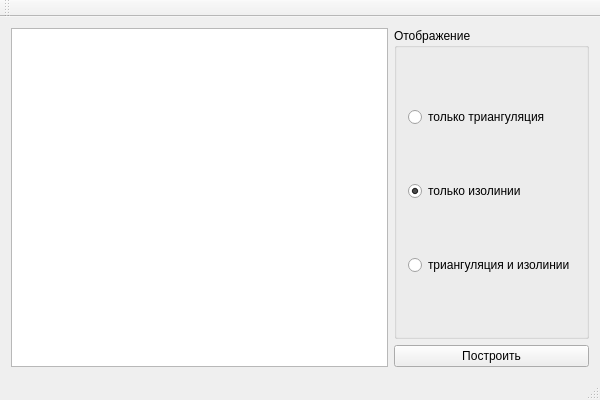
<?xml version="1.0" encoding="UTF-8"?>
<ui version="4.0">
 <class>MainWindow</class>
 <widget class="QMainWindow" name="MainWindow">
  <property name="geometry">
   <rect>
    <x>0</x>
    <y>0</y>
    <width>600</width>
    <height>400</height>
   </rect>
  </property>
  <property name="windowTitle">
   <string>Построение изолиний (alpha)</string>
  </property>
  <widget class="QWidget" name="centralWidget">
   <layout class="QHBoxLayout" name="horizontalLayout">
    <item>
     <widget class="QGraphicsView" name="graphicsView"/>
    </item>
    <item>
     <layout class="QVBoxLayout" name="verticalLayout">
      <property name="sizeConstraint">
       <enum>QLayout::SetFixedSize</enum>
      </property>
      <item>
       <widget class="QGroupBox" name="groupBox">
        <property name="sizePolicy">
         <sizepolicy hsizetype="Preferred" vsizetype="Preferred">
          <horstretch>0</horstretch>
          <verstretch>0</verstretch>
         </sizepolicy>
        </property>
        <property name="title">
         <string>Отображение</string>
        </property>
        <property name="flat">
         <bool>false</bool>
        </property>
        <property name="checkable">
         <bool>false</bool>
        </property>
        <layout class="QVBoxLayout" name="verticalLayout_2">
         <item>
          <widget class="QRadioButton" name="radioButton">
           <property name="text">
            <string>только триангуляция</string>
           </property>
          </widget>
         </item>
         <item>
          <widget class="QRadioButton" name="radioButton_2">
           <property name="text">
            <string>только изолинии</string>
           </property>
           <property name="checked">
            <bool>true</bool>
           </property>
          </widget>
         </item>
         <item>
          <widget class="QRadioButton" name="radioButton_3">
           <property name="text">
            <string>триангуляция и изолинии</string>
           </property>
          </widget>
         </item>
        </layout>
       </widget>
      </item>
      <item>
       <widget class="QPushButton" name="pushButton">
        <property name="text">
         <string>Построить</string>
        </property>
       </widget>
      </item>
     </layout>
    </item>
   </layout>
  </widget>
  <widget class="QMenuBar" name="menuBar">
   <property name="geometry">
    <rect>
     <x>0</x>
     <y>0</y>
     <width>600</width>
     <height>24</height>
    </rect>
   </property>
  </widget>
  <widget class="QToolBar" name="mainToolBar">
   <attribute name="toolBarArea">
    <enum>TopToolBarArea</enum>
   </attribute>
   <attribute name="toolBarBreak">
    <bool>false</bool>
   </attribute>
  </widget>
  <widget class="QStatusBar" name="statusBar"/>
 </widget>
 <layoutdefault spacing="6" margin="11"/>
 <resources/>
 <connections/>
</ui>
